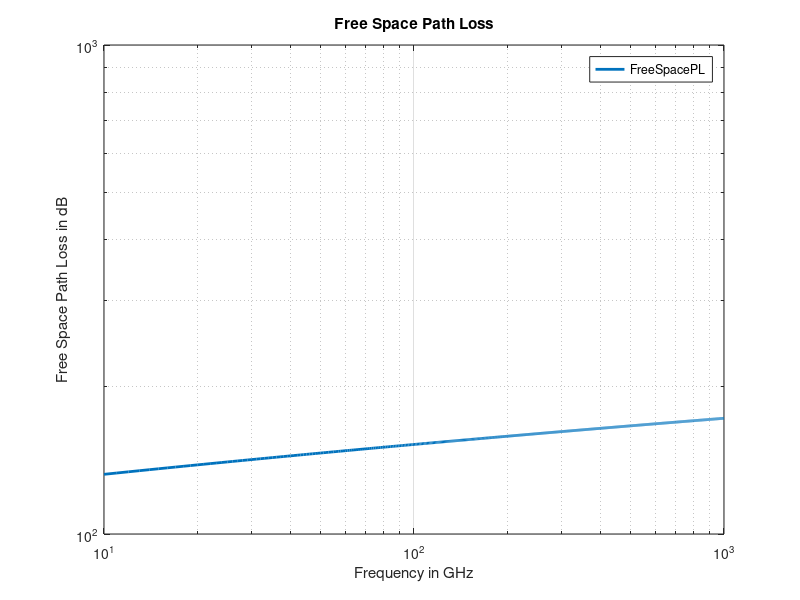

Write the MATLAB code that produced this figure. (Note: this script raises an error after producing the figure.)
%% Initialization
clear; close all; clc
%% ===  Free Space Path Loss with Frequency ====

%Defining the frequency range in GigaHertz
f_GHz = 10:1000;
%Free Space Path Loss Model obtained from calculations
freeSpaceLoss = 112.44778322 + 20*log10(f_GHz);

% Plotting Data
figure;
loglog(f_GHz,freeSpaceLoss,  'LineWidth', 2);
grid on;
xlabel('Frequency in GHz');
ylabel('Free Space Path Loss in dB');
title('Free Space Path Loss');legend('FreeSpacePL');

fprintf('Program paused. Press enter to continue.\n');
pause;
%% ===  Rain Attenuation with Frequency ====

range = 10e3;  % Distance between transmitter and receiver in m
rainrate = 20; % Rain rate in mm/h
elev = 0;      % Elevation angle of the propagation path
tau = 0;       % Polarization tilt angle of the signal

% Defining the frequency range in Hertz
freq = f_GHz*1e9;
% calculating Rain Attenuation
rainAttenuation = rainpl(range,freq,rainrate,elev,tau);

% Plotting Data
figure;
loglog(f_GHz,rainAttenuation, 'LineWidth', 2);
grid on;
xlabel('Frequency in GHz');
ylabel('Rain Attenuation in dB')
title('Rain Attenuation for Horizontal Polarization');
legend('RainPL');

fprintf('Program paused. Press enter to continue.\n');
pause;
%% ===  Fog Attenuation with Frequency ====

temp = 31;  % Ambient Temperature in celcious
dens = 0.5; % Liquid Water Density in g/m^3

% calculating Fog Attenuation
fogAttenuation = fogpl(range,freq,temp,dens);

% Plotting Data
figure;
loglog(f_GHz,fogAttenuation, 'LineWidth', 2);
grid on;
xlabel('Frequency in GHz');
ylabel('Fog Attenuation in dB')
title('Fog Attenuation');legend('FogPL');

fprintf('Program paused. Press enter to continue.\n');
pause;
%% ===  Atmospheric Gases Attenuation with Frequency  ====

rou = 30.4;     % Water Vapor Density in g/m^3 
p =  101325;    % Atmospheric Pressure in Pa at sea level

% calculating Fog Attenuation
gasAttenuation = gaspl(range,freq,temp, p, rou);

% Plotting Data
figure;
loglog(f_GHz,gasAttenuation, 'LineWidth', 2);
grid on;
xlabel('Frequency in GHz');
ylabel('Atmospheric Gases Attenuation in dB')
title('Atmospheric Gases Attenuation');legend('GasPL');

fprintf('Program paused. Press enter to continue.\n');
pause;
%% ======== Total Path Loss with Frequency ======

% Calculating total Attenuation
Totalpathloss = freeSpaceLoss + rainAttenuation + ...
                fogAttenuation +gasAttenuation;

% Plotting Data
figure;
loglog(f_GHz, Totalpathloss,  'LineWidth', 2);
grid on;
xlabel('Frequency in GHz');
ylabel('Total Path Loss in dB')
title('Total Path Loss'); legend('TotalPL')

fprintf('Program paused. Press enter to continue.\n');
pause;
%% ===== To view all losses on the same figure =====

figure;
loglog(f_GHz,freeSpaceLoss,  'LineWidth', 2); 
hold on;
loglog(f_GHz,rainAttenuation, 'LineWidth', 2);
loglog(f_GHz,fogAttenuation, 'LineWidth', 2);
loglog(f_GHz,gasAttenuation, 'LineWidth', 2);
loglog(f_GHz, Totalpathloss, 'LineWidth', 2);
grid on;
xlabel('Frequency in GHz');
ylabel('Path Loss in dB')
title('Propagation Losses with Frequency')
legend('FreeSpacePL','RainPL','GasPL','GasPL','TotalPL');